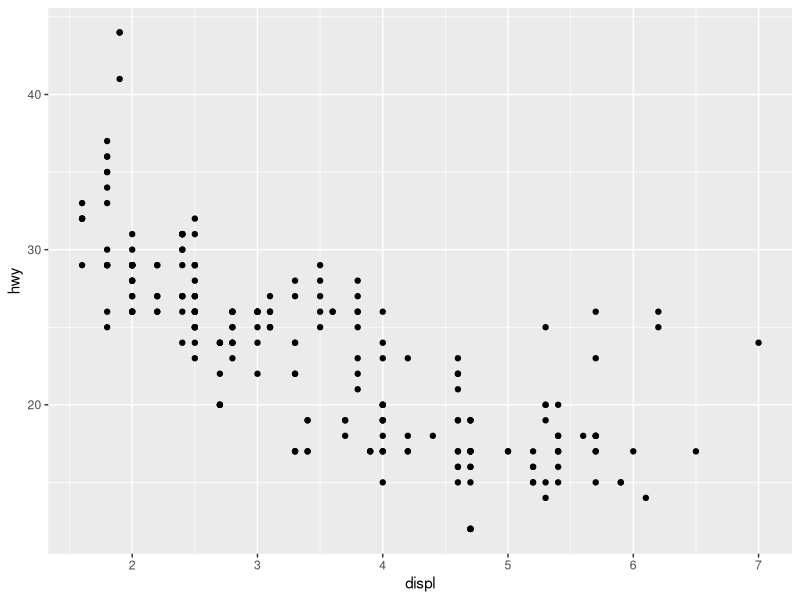
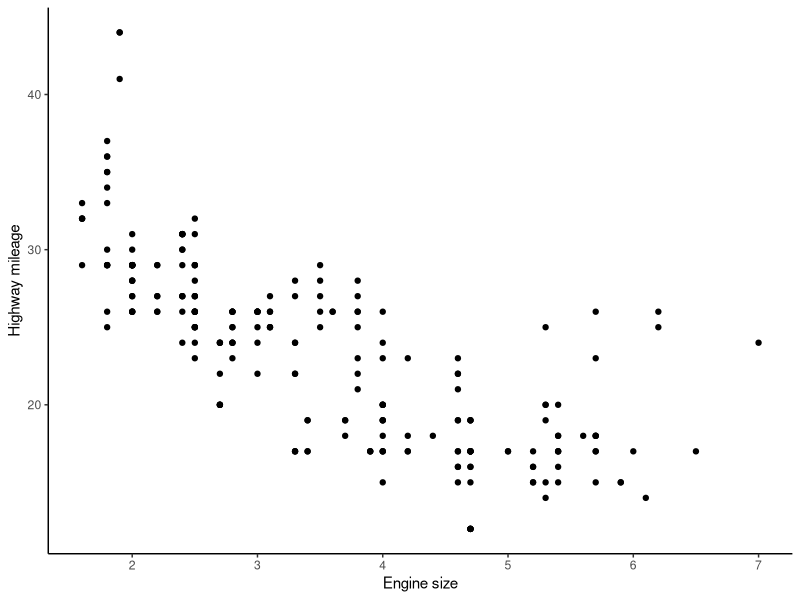
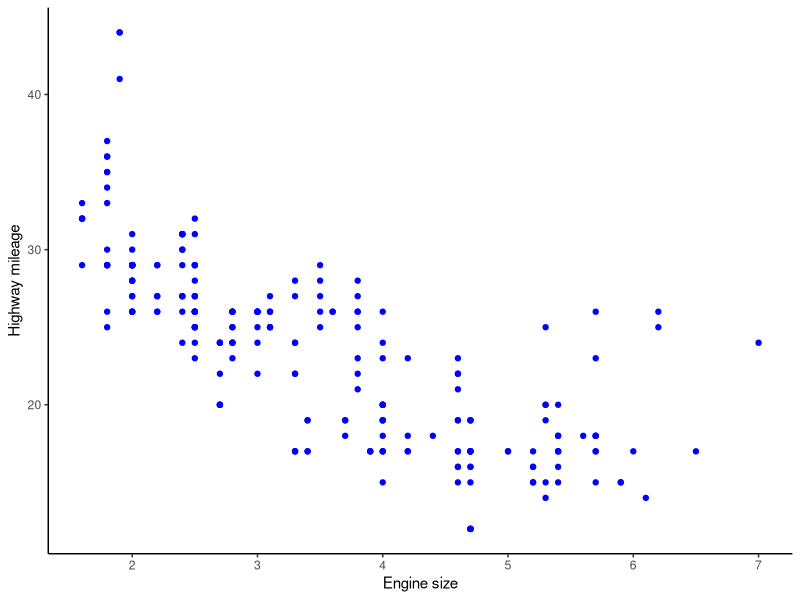
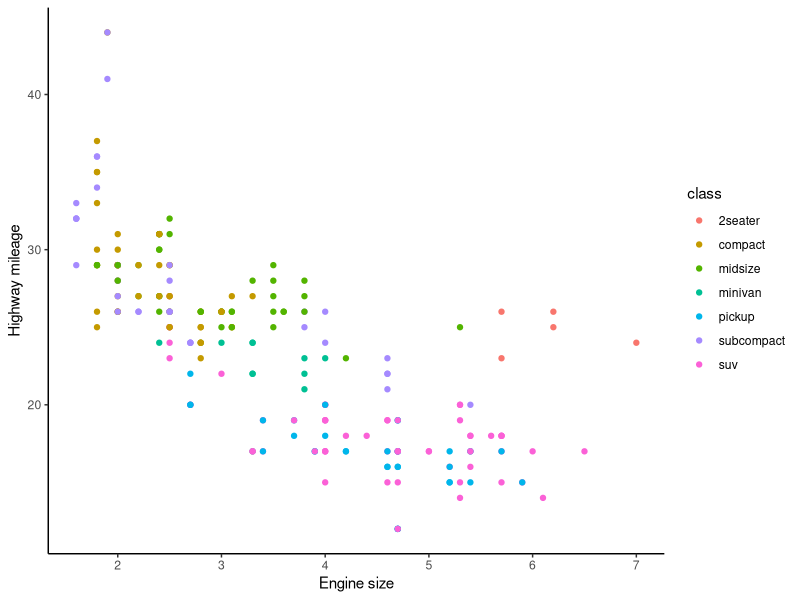

These charts were generated, in order, by the following R code:
## ---- chunk 1
knitr::opts_chunk$set(echo = TRUE)

## ---- chunk 2

# addition; subtraction
# you can write separate commands on the same line by using a semi-colon
2+2; 4-4

# multiplication
8*9

# division
1e3/10

# exponents
2^8

# combination
(2^8) / ((2*3 + 10)/5)

## ---- chunk 3

a = 4+5; b = 2
print(a)

a*24

a + b

a^b

# variables can also hold non-numeric
a = "Hello World"; a; print(a)

a = NULL # NULL is a R reserved word representing an undefined value
a = NA  # NA is a R reserved word for missing value

## ---- chunk 4

#code here

## ---- chunk 5

####### Vectors ############
# vectors are one-dimensional lists of elements
# you can concatenate both characters and numbers using "c()"
a = c(2, "f","hello",10)
a

# you can access specific elements of a vector using index, starting at 0
a[3]; a[2:4]

# changing an element
a[3] = "bye"

#you can also create numeric vectors easily
b = 1:10; d = c(1, 10, 5:6)

## ---- chunk 6

########### Matrices ###########
# A matrix is a two-dimensional object.
# store numbers 1 to 20 in a 5x4 matrix. By default, values are filled by columns.
mat = matrix(c(1:20), nrow = 5, ncol = 4) 
mat

# access specific rows and columns
# 1st and 2nd numbers indicate the indcies for the row and column of interest
mat[2,3]

# access a row
mat[4,]

# access a column
mat[,2]

## ---- chunk 7

########### Data frames ###########
# data frames are more formatted tables with named columns
dat <- data.frame (
  Training = c("Strength", "Stamina", "Other"),
  Pulse = c(100, 150, 120),
  Duration = c(60, 30, 45)
)

dat

# Two ways to access specific columns
dat$Training; dat['Training']

# operate on a column and attach the resulting vector as a new column to the data frame
dat$scaled_Duration = dat$Duration/5

dat
## ---- chunk 8

#create vector of numbers from 1 to 5
a = c(10, 150, 1.5, 30, 65, 300)

#check IF numbers meet the following criterion. 
#this will return a LOGICAL vector
a > 100
a == 10

# Return the indices of the values that meet the criterion.
which(a > 100)

# Return the value(s) of the element(s) that meets the criterion
a[a > 100]

## ---- chunk 9

#AND
a[(a > 100) & (a < 200)]

#OR
a[a < 20 | a > 200]

# Note parantheses are useful for clarity separating operations, but not a must
## ---- chunk 10
# code here

## ---- chunk 11

# "for" loop:
for( i in 1:5 ){      # for values of i from 1 to 5
  print(i^2)          # print the square of i
}

# "while" loop, which keeps running until the condition is NOT met
i = 0                 # set an initial value for the counter
while( i < 5 ){       # execute the code block while counter is less than 5
  print(i)            # do something with it
  i=i+1               # advance the counter by adding 1; 
# if not included, this code block will enter an infinite loop so be very 
  #cautious when using a while loop!
}

## ---- chunk 12
a = 10 ; b = 5
if (a < b){
  print ("a is smaller than b")
} else if (a == b){
  print ("a is equal to b")
} else{
    print ("a is greater than b")
  }
  
# Combine both loops and conditional statements
for( i in 1:5 ){      # for values of i from 1 to 5
  if (i > 3 ){
     print(i^2)          # print the square of i only when i is greater than 3
  }
}

## ---- chunk 13

# examples of some built-in functions
max(0, 2, 5); mean(0:10)

# paste() pastes characters or numbers together
paste("This is the square root of 2: ", sqrt(2), sep = "")

# length() returns the length of a vector
length(0:10)

## ---- chunk 14

# my_function: a customized function 
my_function = function(x){
  if(x < 100){
    return(x)
  } else {
    return(NA)
  }
}

my_function(10); my_function(100)

## ---- chunk 15

# apply takes three arguments.
# 1st: the matrix or dataframe, 
# 2nd: the axis over which to apply function - 1 for rows, 2 for columns
# 3rd: function you want to apply. it is possible to define your own

# initialize a 5x4 matrix
mat = matrix(c(1:20), nrow = 5, ncol = 4) 

# compute mean over individual rows in mat
apply(mat, 1, mean)

# compute mean over individual rows using a user-defined function
apply(mat, 1, function(x) sum(x)/length(x))   # x is a vector that contains the values of a row.

## ---- chunk 16

## ---- chunk 17

library(ggplot2)

data(mpg)

head(mpg)

## ---- chunk 18

ggplot(mpg, aes(x = displ, y = hwy)) + geom_point()

## ---- chunk 19

ggplot(mpg, aes(x = displ, y = hwy)) + 
  geom_point() + 
  theme_classic() + # change theme
  labs(x = "Engine size", y = "Highway mileage") # axis labels

## ---- chunk 20

# To change the color of ALL points, place "color" outside aes()
ggplot(mpg) + 
  geom_point(aes(x = displ, y = hwy), color = "blue") + 
  theme_classic() + # change theme
  labs(x = "Engine size", y = "Highway mileage") # axis labels

# To change the color of points by some factor, place "color" inside aes()
ggplot(mpg) + 
  geom_point(aes(x = displ, y = hwy, color = class)) + 
  theme_classic() + # change theme
  labs(x = "Engine size", y = "Highway mileage") # axis labels

## ---- chunk 21

#code here

